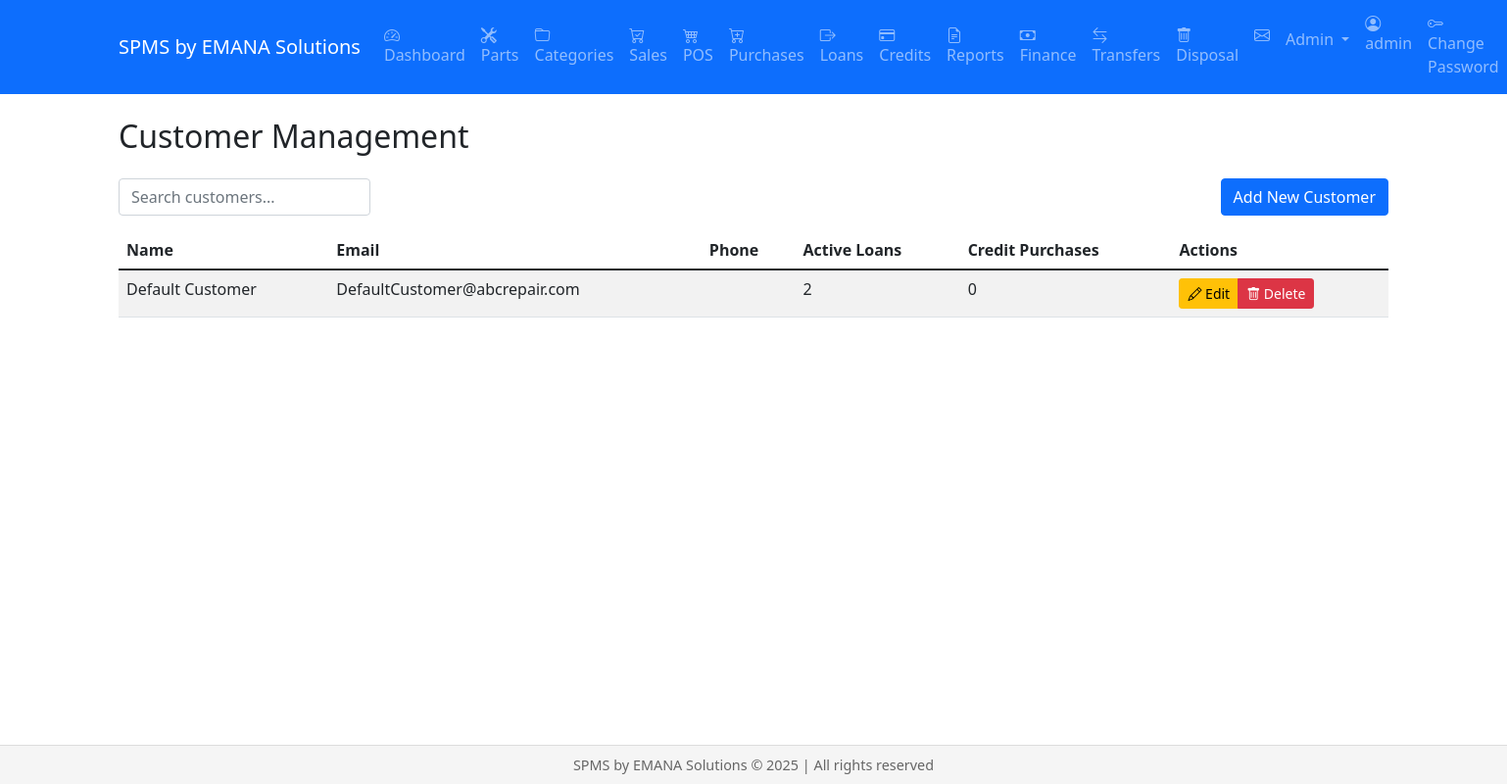
The page /admin/customers (signed in) on the database its author committed.
### models.py (models this page shows, shortened)
class User(db.Model, UserMixin):
    id = db.Column(db.Integer, primary_key=True)
    username = db.Column(db.String(80), unique=True, nullable=False)
    email = db.Column(db.String(120), unique=True, nullable=False)
    password_hash = db.Column(db.String(256))
    role = db.Column(db.String(20), default='staff')  # admin, manager, staff
    created_at = db.Column(db.DateTime, default=datetime.utcnow)
    active = db.Column(db.Boolean, default=True)  # Renamed from is_active to active
    fs_uniquifier = db.Column(db.String(64), unique=True, nullable=False)
    confirmed_at = db.Column(db.DateTime, nullable=True, default=None)
    roles = db.relationship('Role', secondary=roles_users, backref=db.backref('users', lazy='dynamic'))
    @property
    def is_authenticated(self):
        return True
    @property
    def is_active(self):
        return self.active  # Now returns the active column value

class Customer(db.Model):
    id = db.Column(db.Integer, primary_key=True)
    name = db.Column(db.String(200), nullable=False)
    email = db.Column(db.String(120))
    phone = db.Column(db.String(20))
    address = db.Column(db.Text)

### views/admin.py (the view)
@admin.route('/admin/customers')
@login_required
@admin_required
def customers():
    customers = Customer.query.all()
    return render_template('admin/customers.html', customers=customers)

### views/admin.py (called while the page is built)
def admin_required(f):
    @wraps(f)
    def decorated_function(*args, **kwargs):
        if not current_user.is_authenticated or current_user.role != 'admin':
            flash('You need to be an admin to access this page.', 'error')
            return redirect(url_for('dashboard.index'))
        return f(*args, **kwargs)
    return decorated_function

### templates/admin/customers.html (shortened to what this page needs)
{% extends "base.html" %}
{% block content %}
<div class="container">
    <h2 class="mb-4">Customer Management</h2>
    <div class="d-flex justify-content-between mb-3">
        <div class="d-flex gap-2">
            <input type="text" class="form-control" id="searchInput" placeholder="Search customers...">
        </div>
        <a href="{{ url_for('admin.add_customer') }}" class="btn btn-primary">Add New Customer</a>
    </div>
    <div class="table-responsive">
        <table class="table table-striped">
            <thead>
                <tr>
                    <th>Name</th>
                    <th>Email</th>
                    <th>Phone</th>
                    <th>Active Loans</th>
                    <th>Credit Purchases</th>
                    <th>Actions</th>
                </tr>
            </thead>
            <tbody>
                {% for customer in customers %}
                <tr>
                    <td>{{ customer.name }}</td>
                    <td>{{ customer.email }}</td>
                    <td>{{ customer.phone }}</td>
                    <td>{{ customer.loans|selectattr('status', 'equalto', 'active')|list|length }}</td>
                    <td>{{ customer.credit_purchases|selectattr('status', 'equalto', 'pending')|list|length }}</td>
                    <td>
                        <div class="btn-group">
                            <a href="{{ url_for('admin.edit_customer', customer_id=customer.id) }}"
                               class="btn btn-sm btn-warning">
                                <i class="bi bi-pencil"></i> Edit
                            </a>
                            <button type="button" class="btn btn-sm btn-danger"
                                    onclick="confirmDelete('{{ customer.id }}', '{{ customer.name }}')">
                                <i class="bi bi-trash"></i> Delete
                            </button>
                        </div>
                    </td>
                </tr>
                {% endfor %}
            </tbody>
        </table>
    </div>
</div>
{% endblock %}

### templates/base.html (shortened to what this page needs)
<html lang="en">
<head>
    <link rel="stylesheet" href="{{ url_for('static', filename='css/jquery-ui.css') }}">
    <link rel="stylesheet" href="{{ url_for('static', filename='css/bootstrap.min.css') }}">
    <link rel="stylesheet" href="{{ url_for('static', filename='css/bootstrap-icons.css') }}">
</head>
<body>
    <nav class="navbar navbar-expand-lg navbar-dark bg-primary mb-4">
        <div class="container">
            <a class="navbar-brand" href="{{ url_for('dashboard.index') }}">
                SPMS by EMANA Solutions
            </a>
            <div class="collapse navbar-collapse" id="navbarNav">
                {% if current_user.is_authenticated %}
                <ul class="navbar-nav">
                    <li class="nav-item">
                        <a class="nav-link {% if request.endpoint and request.endpoint.startswith('dashboard.') %}active{% endif %}"
                           href="{{ url_for('dashboard.index') }}">
                            <i class="bi bi-speedometer2"></i> Dashboard
                        </a>
                    </li>
                    <li class="nav-item">
                        <a class="nav-link {% if request.endpoint and request.endpoint.startswith('parts.') %}active{% endif %}"
                           href="{% if current_user.role == 'staff' %}{{ url_for('parts.staff_list_parts') }}{% else %}{{ url_for('parts.list_parts') }}{% endif %}">
                            <i class="bi bi-tools"></i> Parts
                        </a>
                    </li>
                    {% if current_user.role in ['admin', 'manager'] %}
                    <li class="nav-item">
                        <a class="nav-link {% if request.endpoint and request.endpoint.startswith('categories.') %}active{% endif %}"
                           href="{{ url_for('categories.list_categories') }}">
                            <i class="bi bi-folder"></i> Categories
                        </a>
                    </li>
                    {% endif %}
                    <li class="nav-item">
                        <a class="nav-link {% if request.endpoint and request.endpoint.startswith('sales.') %}active{% endif %}"
                           href="{{ url_for('sales.list_sales') }}">
                            <i class="bi bi-cart-check"></i> Sales
                        </a>
                    </li>
                    <li class="nav-item">
                        <a class="nav-link {% if request.endpoint and request.endpoint.startswith('pos.') %}active{% endif %}"
                           href="{{ url_for('pos.index') }}">
                            <i class="bi bi-cart4"></i> POS
                        </a>
                    </li>
                    {% if current_user.role in ['admin', 'manager'] %}
                    <li class="nav-item">
                        <a class="nav-link {% if request.endpoint and request.endpoint.startswith('purchases.') %}active{% endif %}"
                           href="{{ url_for('purchases.list_purchases') }}">
                            <i class="bi bi-cart-plus"></i> Purchases
                        </a>
                    </li>
                    {% endif %}
                    <li class="nav-item">
                        <a class="nav-link {% if request.endpoint and request.endpoint.startswith('loans.') %}active{% endif %}"
                           href="{{ url_for('loans.list_loans') }}">
                            <i class="bi bi-box-arrow-right"></i> Loans
                        </a>
                    </li>
                    {% if current_user.role in ['admin', 'manager'] %}
                    <li class="nav-item">
                        <a class="nav-link {% if request.endpoint and request.endpoint.startswith('credits.') %}active{% endif %}"
                           href="{{ url_for('credits.list_credits') }}">
                            <i class="bi bi-credit-card"></i> Credits
                        </a>
                    </li>
                    {% endif %}
                    {% if current_user.role in ['admin', 'manager'] %}
                    <li class="nav-item">
                        <a class="nav-link {% if request.endpoint and request.endpoint.startswith('reports.') %}active{% endif %}"
                           href="{{ url_for('reports.index') }}">
                            <i class="bi bi-file-earmark-text"></i> Reports
                        </a>
                    </li>
                    {% endif %}
                    {% if current_user.role in ['admin', 'manager'] %}
                    <li class="nav-item">
                        <a class="nav-link {% if request.endpoint and request.endpoint.startswith('finance.') %}active{% endif %}"
                           href="{{ url_for('finance.index') }}">
                            <i class="bi bi-cash"></i> Finance
                        </a>
                    </li>
                    {% endif %}
                    {% if current_user.is_authenticated and current_user.role in ['admin', 'manager', 'staff'] %}
                    <li class="nav-item">
                        <a class="nav-link {% if request.endpoint and request.endpoint.startswith('transfers.') %}active{% endif %}"
                           href="{{ url_for('transfers.list_transfers') }}">
                            <i class="bi bi-arrow-left-right"></i> Transfers
                        </a>
                    </li>
                    {% endif %}
                    {% if current_user.is_authenticated and current_user.role in ['admin', 'manager'] %}
                    <li class="nav-item">
                        <a class="nav-link {% if request.endpoint and request.endpoint.startswith('disposals.') %}active{% endif %}"
                           href="{{ url_for('disposals.list_disposals') }}">
                            <i class="bi bi-trash"></i> Disposal
                        </a>
                    </li>
                    {% endif %}
                    <li class="nav-item">
                        <a class="nav-link" href="{{ url_for('messages.list_messages') }}">
                            <i class="bi bi-envelope"></i>
                        </a>
                    </li>
                    {% if current_user.role == 'admin' %}
                    <li class="nav-item dropdown">
                        <a class="nav-link dropdown-toggle" href="#" id="adminDropdown" role="button"
                           data-bs-toggle="dropdown" aria-expanded="false">
                            Admin
                        </a>
                    </li>
                    {% endif %}
                </ul>
                <ul class="navbar-nav ms-auto">
                    <li class="nav-item">
                        <span class="nav-link"><i class="bi bi-person-circle"></i> {{ current_user.username }}</span>
                    </li>
                    <li class="nav-item">
                        <a class="nav-link {% if request.endpoint and request.endpoint.startswith('profile.') %}active{% endif %}"
                           href="{{ url_for('profile.change_password') }}">
                            <i class="bi bi-key"></i> Change Password
                        </a>
                    </li>
                </ul>
                {% endif %}
            </div>
        </div>
    </nav>
    <div class="content-wrapper">
        {% block content %}{% endblock %}
    </div>
    <footer class="footer">
        <div class="container">
            SPMS by EMANA Solutions &copy; {{ current_year }} | All rights reserved
        </div>
    </footer>
</body>
</html>

### templates/base.html (style rules this page uses)
.footer { position: fixed; bottom: 0; width: 100%; height: 40px; line-height: 40px; background-color: #f5f5f5; text-align: center; font-size: 0.9em; color: #666; border-top: 1px solid #ddd; }
.content-wrapper { margin-bottom: 60px; }

### rows shown on the page
User: username "admin"
Customer: name "Default Customer", email "DefaultCustomer@abcrepair.com", loans|selectattr "2", credit_purchases|selectattr "0"
